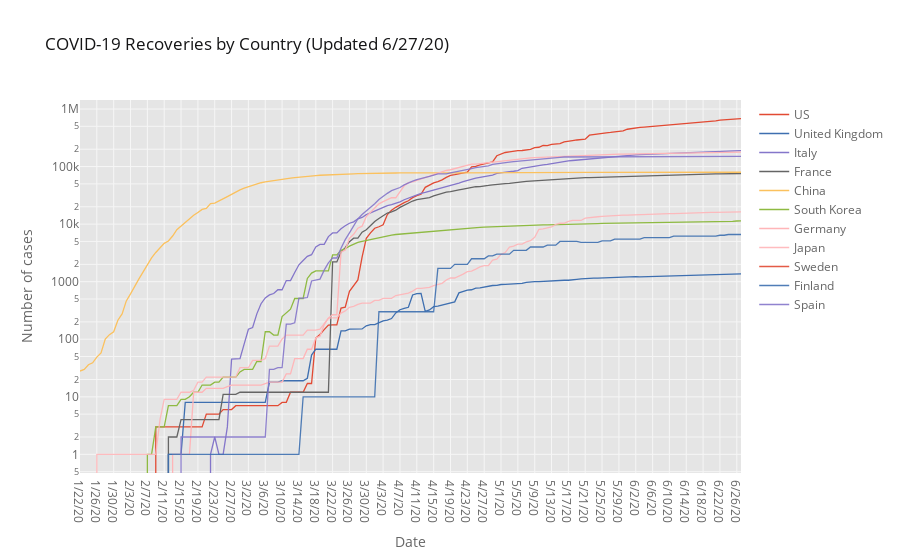

Notebook source saved alongside this figure:
### Markdown cell above
## Recovered

### Code cell
# plot the confirmed rates
fig = go.Figure()
by_country.xs('Recovered', axis=1, level=1).iplot(
    kind='lines', yaxis_type='log', theme='ggplot',
    title='COVID-19 Recoveries by Country (Updated {})'.format(by_country.index.tolist()[-1]),
    yaxis_title='Number of cases', xaxis_title='Date')

### Figure 1 — Plotly figure (JSON) as saved in the notebook; plotly's stock layout.template omitted (floating-point values rounded to 4 significant figures; data arrays with more than 128 entries replaced by an {"elided": "..."} marker saying what was removed)
{"data": [{"line": {"color": "rgba(226, 74, 51, 1.0)", "dash": "solid", "shape": "linear", "width": 1.3}, "mode": "lines", "name": "US", "text": "", "type": "scatter", "x": {"elided": "158 str values"}, "y": {"elided": "158 int values"}}, {"line": {"color": "rgba(62, 111, 176, 1.0)", "dash": "solid", "shape": "linear", "width": 1.3}, "mode": "lines", "name": "United Kingdom", "text": "", "type": "scatter", "x": {"elided": "158 str values"}, "y": {"elided": "158 int values"}}, {"line": {"color": "rgba(132, 118, 202, 1.0)", "dash": "solid", "shape": "linear", "width": 1.3}, "mode": "lines", "name": "Italy", "text": "", "type": "scatter", "x": {"elided": "158 str values"}, "y": {"elided": "158 int values"}}, {"line": {"color": "rgba(101, 101, 101, 1.0)", "dash": "solid", "shape": "linear", "width": 1.3}, "mode": "lines", "name": "France", "text": "", "type": "scatter", "x": {"elided": "158 str values"}, "y": {"elided": "158 int values"}}, {"line": {"color": "rgba(251, 193, 94, 1.0)", "dash": "solid", "shape": "linear", "width": 1.3}, "mode": "lines", "name": "China", "text": "", "type": "scatter", "x": {"elided": "158 str values"}, "y": {"elided": "158 int values"}}, {"line": {"color": "rgba(142, 186, 66, 1.0)", "dash": "solid", "shape": "linear", "width": 1.3}, "mode": "lines", "name": "South Korea", "text": "", "type": "scatter", "x": {"elided": "158 str values"}, "y": {"elided": "158 int values"}}, {"line": {"color": "rgba(255, 181, 184, 1.0)", "dash": "solid", "shape": "linear", "width": 1.3}, "mode": "lines", "name": "Germany", "text": "", "type": "scatter", "x": {"elided": "158 str values"}, "y": {"elided": "158 int values"}}, {"line": {"color": "rgba(255, 181, 184, 0.8999999999999999)", "dash": "solid", "shape": "linear", "width": 1.3}, "mode": "lines", "name": "Japan", "text": "", "type": "scatter", "x": {"elided": "158 str values"}, "y": {"elided": "158 int values"}}, {"line": {"color": "rgba(226, 74, 51, 0.8999999999999999)", "dash": "solid", "shape": "linear", "width": 1.3}, "mode": "lines", "name": "Sweden", "text": "", "type": "scatter", "x": {"elided": "158 str values"}, "y": {"elided": "158 int values"}}, {"line": {"color": "rgba(62, 111, 176, 0.8999999999999999)", "dash": "solid", "shape": "linear", "width": 1.3}, "mode": "lines", "name": "Finland", "text": "", "type": "scatter", "x": {"elided": "158 str values"}, "y": {"elided": "158 int values"}}, {"line": {"color": "rgba(132, 118, 202, 0.8999999999999999)", "dash": "solid", "shape": "linear", "width": 1.3}, "mode": "lines", "name": "Spain", "text": "", "type": "scatter", "x": {"elided": "158 str values"}, "y": {"elided": "158 int values"}}], "layout": {"legend": {"bgcolor": "#FFFFFF", "font": {"color": "#666666"}}, "paper_bgcolor": "#FFFFFF", "plot_bgcolor": "#E5E5E5", "title": {"font": {"color": "#151516"}, "text": "COVID-19 Recoveries by Country (Updated 6/27/20)"}, "xaxis": {"gridcolor": "#F6F6F6", "showgrid": true, "tickfont": {"color": "#666666"}, "title": {"font": {"color": "#666666"}, "text": "Date"}, "zerolinecolor": "#F6F6F6"}, "yaxis": {"gridcolor": "#F6F6F6", "showgrid": true, "tickfont": {"color": "#666666"}, "title": {"font": {"color": "#666666"}, "text": "Number of cases"}, "type": "log", "zerolinecolor": "#F6F6F6"}}}
